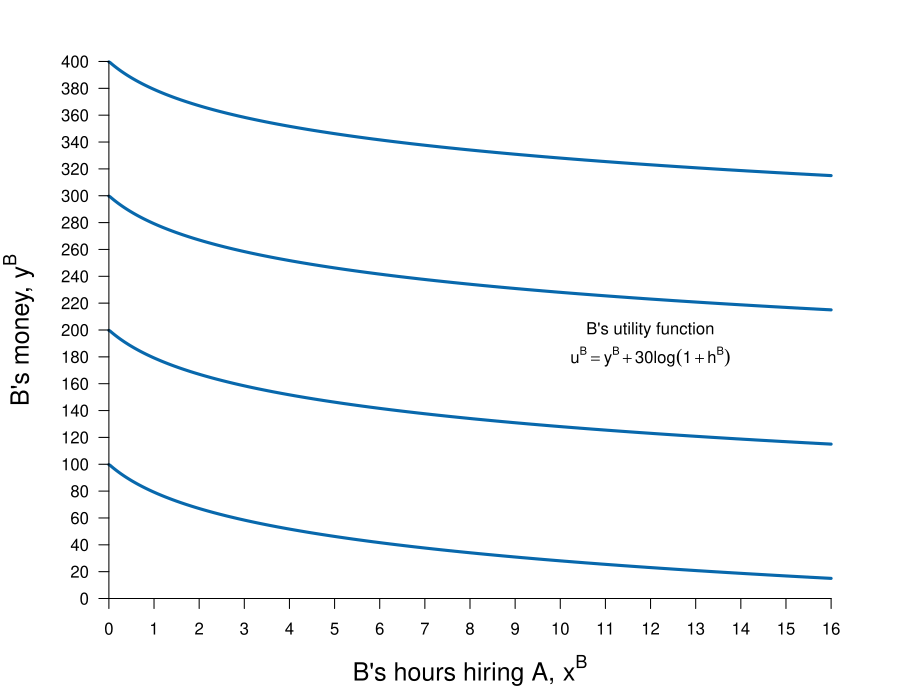

This figure's R source:
require(ggplot2)
require(shape)
pdf(file = "property/property_employer_indiff.pdf", width = 9, height = 7)

#Set parameters for graphics
axislabelsize <- 1.5
graphlinewidth <- 3
namesize <- 1.3

COL <- c("#7fc97f", "#beaed4", "#fdc086", "#ffff99", "#386cb0", "#f0027f", "#bf5b17", "#666666")
COLA <- c("#99d8c9","#66c2a4","#41ae76", "#238b45", "#005824")
COLB <- c("#4eb3d3", "#2b8cbe", "#0868ac","#084081")

uB <- function(hB, yB, slope = 30){
  yB + slope*log(1 + hB)  
}

#Aisha happens to have found 8 coffee and 2 data, 
#and Betty happens to have found 2 coffee and 13 data. 
#Aisha's utility (8^0.5)*(2^0.5) = 4
#Betty's utility (2^0.5)*(13^0.5) = 5.09

#COL <- c("#1B9E77", "#D95F02", "#7570B3", "#E7298A", "#66A61E", "#E6AB02", "#A6761D", "#666666")
#COL <- c("#7fc97f", "#beaed4", "#fdc086", "#ffff99")
COL <- c("#fc9272", "#fb6a4a", "#ef3b2c","#cb181d", "#99000d")
par(mar =  c(4, 4, 2, 2))
xlims <- c(0, 16)
ylims <- c(0, 400)


npts <- 501 
x <- seq(xlims[1], xlims[2], length.out = npts)
y <- seq(ylims[1], ylims[2], length.out = npts) 

plot(0, 0, xlim = xlims, ylim = ylims, type = "n",
     xlab = "",
     ylab = "",
     xaxt = "n", 
     yaxt = "n", 
     cex.lab = axislabelsize, 
     bty = "n")

mtext(expression(paste("B's hours hiring A, ", x^B)), side=1, line = 2.5, cex = axislabelsize)
text(-2, 0.5*ylims[2], expression(paste("B's money, ", y^B)), xpd = TRUE, cex = axislabelsize, srt = 90) 

b <- c(0, 100, 200, 300, 400)

contour(x, y, 
        outer(x, y, uB),
        drawlabels = FALSE,
        col = COLB[3],
        lwd = graphlinewidth,
        levels = b, 
        xaxs="i", 
        yaxs="i", 
        add = TRUE) 

npts <- 500 
npts2 <- 501
#Specify the sequences of points for graphing. 
xx1 <- seq(xlims[1], xlims[2], length.out = npts)
#xx2 <- seq(xlims[1], xlims[2], length.out = npts)
#xx3 <- seq(xlims[1], xlims[2], length.out = npts2)
#xx4 <- seq(xlims[1], 10, length.out = npts2)

#Draw the lines for the graphs
# lines(xx1, indiffcurveB1(xx1), col = COLB[2], lwd = graphlinewidth)
# lines(xx1, indiffcurveB2(xx1), col = COLB[2], lwd = graphlinewidth)
# lines(xx1, indiffcurveB3(xx1), col = COLB[2], lwd = graphlinewidth)
#lines(xx2, solowCondition(xx2, delta = 5), col = COL[3], lwd = 4)
#lines(xx2, solowInfeas(xx2, delta = 5), col = COL[1], lwd = 4, lty = 2)

#Customize ticks and labels for the plot
ticksy <- seq(from = 0, to = ylims[2], by = 20)
ylabels <- seq(from = 0, to = ylims[2], by = 20)
ticksx <- seq(from = 0, to = xlims[2], by = 1)
xlabels <- seq(from = 0, to = xlims[2], by = 1)
axis(1, at = ticksx, pos = 0, labels = xlabels)
axis(2, at = ticksy, pos = 0, labels = ylabels, las = 1)

#Annotation of the three graphs and the NE
# text(9, 0.7, expression(u[1]^B))
# text(9, 2, expression(u[2]^B))
# text(9, 4.1, expression(u[3]^B))
text(12, 200, expression("B's utility function"))
text(12, 180, expression(paste(u^B == y^B + 30*log(1 + h^B))))

#Line to label B's endowment
# segments(0, 14, 1, 14, lty = 2, col = "darkgray", lwd = 2)
# segments(1, 0, 1, 14, lty = 2, col = "darkgray", lwd = 2)

#Add a point for Aisha's endowment
#points(1, 14, pch = 16, col = "black", cex = 1.5)

#Annotating B's endowment
#text(1.7, 14, expression(z == (list(x[z]^B, y[z]^B))))


#text(-0.5, -1.4, expression("Bongani"), xpd = TRUE, cex = namesize, col = COLB[4])
#text(10.4, 16.4, expression("Bongani"), xpd = TRUE, cex = namesize, col = COLB[4])

#Arrow to Slope of BRF
#Arrows(14.2, 0.12, 12.2, 0.12, col = "black", lty = 1, lwd = 2, arr.type = "triangle")
#text(16.8, 0.12, expression(paste("Slope = ", q[p])))

#Arrow to Slope of isoprofit
#Arrows(13, 0.80, 15, 0.80, col = "black", lty = 1, lwd = 2, arr.type = "triangle")
#text(10.2, 0.80, expression(paste("Slope = ", frac(q, p))))

dev.off()
